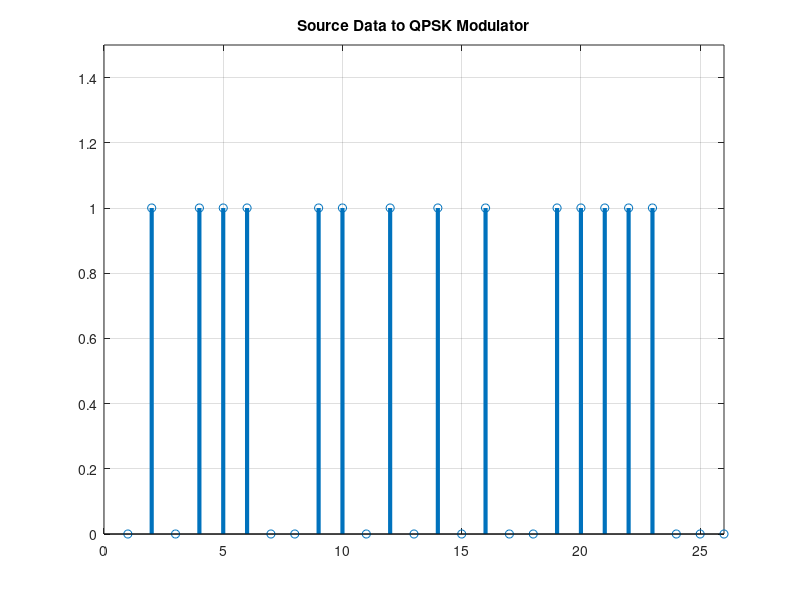

Source code (MATLAB): (Note: this script raises an error after producing the figure.)
%{
    Library name : Library for QPSK Modulation and Demodulation for AWGN channel with Plots
    eMasters - Communication Systems - Simulation-based Design of 5G NR Wireless Standard - EE922    
    Roll number : 23156022
    Student Name : Venkateswar Reddy Melachervu    
    email : vmela23@iitk.ac.in

    History:
    V1.0.0  -   Initial complete solution - 16-06-2023        
    (C) Venkateswar Reddy Melachervu. 2023-2024.
%}


% QPSK test code

% Noise parameters
nBits = 10;     % Number of source bits to transmit
EbNo_dB = 0.5;     % Eb/No in dB

% Generate random source bits
% bits = randi([0, 1], 1, nBits);
bits = [0 1 0 1 1 1 0 0 1 1 0 1 0 1 0 1 0 0 1 1 1 1 1 0 0 0]; % information
num_of_bits = length(bits);
source_bits_string = sprintf("%d", bits);
disp(['Source bits data: ' source_bits_string]);
disp(['Length of source bits: ' num_of_bits]);

% Let's plot the source bits data
figure(1)
stem(bits, 'linewidth',3), grid on;
title('Source Data to QPSK Modulator');
% axis([ 0 11 0 1.5]);
axis([ 0 num_of_bits 0 1.5]);

% qpsk modulation
modulated_symbols = qpsk_modulation(bits);
mod_symbols_string = sprintf("%s", modulated_symbols);
disp(['Modulated data: ' mod_symbols_string]);
disp(['Length of modulated data: ' num2str(length(modulated_symbols))]);

% let's add some AWGN noise
disp(['Adding a noise value of Eb/N0 in dB:' num2str(EbNo_dB)])
received_symbols = add_AWGN(modulated_symbols, EbNo_dB);
received_symbols_string = sprintf("%s", received_symbols);
disp(['Received noisy symbols are: ' received_symbols_string]);

% qpsk - demodulation
demodulated_bits = qpsk_demodulation(received_symbols);
demodulated_bits_string = sprintf("%d", demodulated_bits);
disp(['Demodulated bits are: ' demodulated_bits_string]);

% Calculate bit error rate (BER)
ber = calculate_BER(bits, demodulated_bits);
disp(['BER is: ' num2str(ber)]);


% let's plot demodulated data
figure(3)
stem(demodulated_bits,'linewidth',3) 
title('Demodulated Data');
% axis([ 0 11 0 1.5]), grid on;
axis([ 0 num_of_bits 0 1.5]), grid on;


% QPSK modulation function
function symbols = qpsk_modulation(bits)
    % Convert bits to symbols
    symbols = sqrt(0.5) * (2 * bits(1:2:end) - 1 + 1i * (2 * bits(2:2:end) - 1));
end

% Add some AWGN noise function
function noisy_symbols = add_AWGN(symbols, EbNo_dB)
    % Convert Eb/No from dB to linear scale
    EbNo = 10^(EbNo_dB / 10);
    
    % Calculate symbol energy
    Es = mean(abs(symbols).^2);
    
    % Calculate noise variance
    N0 = Es / (2 * EbNo);
    
    % Generate complex Gaussian noise
    noise = sqrt(N0/2) * (randn(size(symbols)) + 1i * randn(size(symbols)));
    
    % Add noise to symbols
    noisy_symbols = symbols + noise;
end

% QPSK demodulation function
function demodulated_bits = qpsk_demodulation(symbols)
    % Calculate decision threshold
    threshold = 0;
    
    % Perform symbol to bit conversion
    realBits = real(symbols) > threshold;
    imagBits = imag(symbols) > threshold;
    
    % Combine real and imaginary bits
    demodulated_bits = reshape([realBits; imagBits], 1, []);
end

% Calculate bit error rate (BER) function
function ber = calculate_BER(bits, demodulatedBits) 
    % Count bit errors
    nErrors = sum(bits ~= demodulatedBits);
    
    % Calculate bit error rate
    ber = nErrors / numel(bits);
end
    

